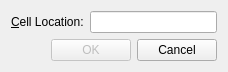
<?xml version="1.0" encoding="UTF-8"?>
<ui version="4.0">
 <class>GoToCellDialog</class>
 <widget class="QWidget" name="GoToCellDialog">
  <property name="geometry">
   <rect>
    <x>0</x>
    <y>0</y>
    <width>228</width>
    <height>71</height>
   </rect>
  </property>
  <property name="windowTitle">
   <string>Go To Cell</string>
  </property>
  <layout class="QVBoxLayout" name="verticalLayout">
   <item>
    <layout class="QHBoxLayout" name="horizontalLayout">
     <item>
      <widget class="QLabel" name="label">
       <property name="text">
        <string>&amp;Cell Location:</string>
       </property>
       <property name="buddy">
        <cstring>lineEdit</cstring>
       </property>
      </widget>
     </item>
     <item>
      <widget class="QLineEdit" name="lineEdit"/>
     </item>
    </layout>
   </item>
   <item>
    <layout class="QHBoxLayout" name="horizontalLayout_2">
     <item>
      <spacer name="horizontalSpacer">
       <property name="orientation">
        <enum>Qt::Horizontal</enum>
       </property>
       <property name="sizeHint" stdset="0">
        <size>
         <width>40</width>
         <height>20</height>
        </size>
       </property>
      </spacer>
     </item>
     <item>
      <widget class="QPushButton" name="okButton">
       <property name="enabled">
        <bool>false</bool>
       </property>
       <property name="text">
        <string>OK</string>
       </property>
      </widget>
     </item>
     <item>
      <widget class="QPushButton" name="cancelButton">
       <property name="text">
        <string>Cancel</string>
       </property>
       <property name="autoRepeatInterval">
        <number>100</number>
       </property>
      </widget>
     </item>
    </layout>
   </item>
  </layout>
 </widget>
 <layoutdefault spacing="6" margin="11"/>
 <resources>
  <include location="raddesignofdialog.qrc"/>
 </resources>
 <connections/>
</ui>
